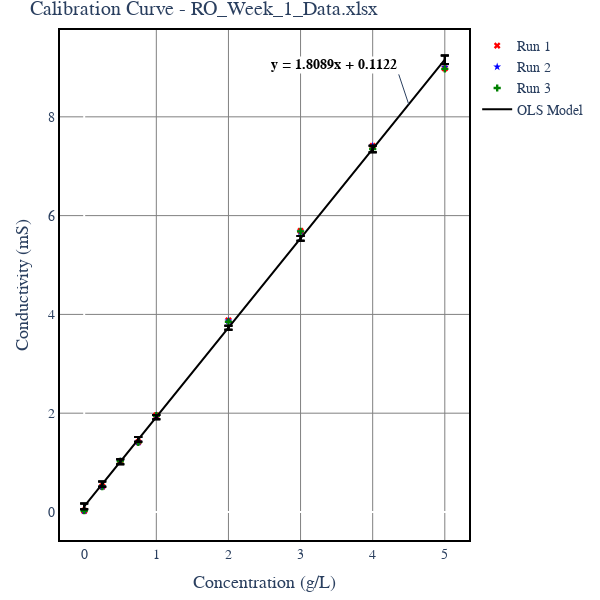
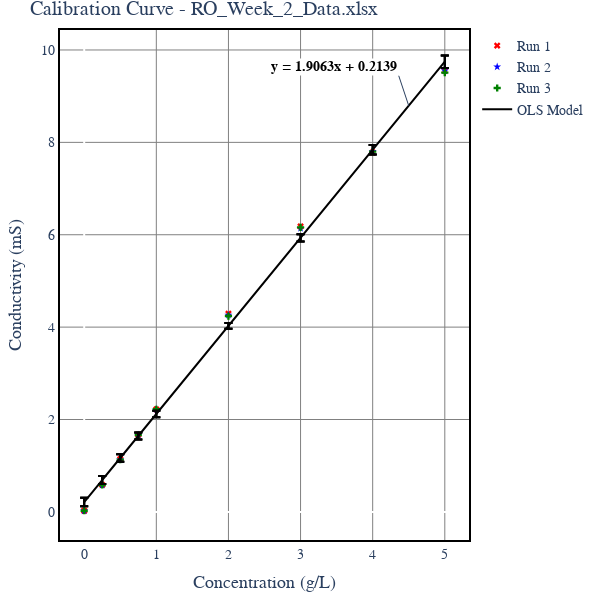

Write notebook code for charts like these, in order.
### Code cell
import pandas as pd
import numpy as np
import scipy.stats as stats
import statsmodels.api as sm
import plotly.graph_objects as go
import matplotlib.pyplot as plt

def plot_calibration(fileName):
    # Load data from Excel
    df = pd.read_excel(fileName, sheet_name="Results")
    
    x_from_excel = df["Concentration_(g/L)"]
    y1 = df["Conductivity_A_(mS)"]
    y2 = df["Conductivity_B_(mS)"]
    y3 = df["Conductivity_C_(mS)"]
    
    # Concat y arrays to get all y data, and replicate x_data 3 times so all 
    # y values have the correct corresponding value in x_data
    y_data = np.concatenate([y1,y2,y3])
    # print(x_from_excel)
    x_data = np.tile(x_from_excel,3)
    
    # print(x_data)
    # print(y_data)
    
    # Add a constant term for the intercept so statsmodel
    # can try and find an intercept
    X = sm.add_constant(x_data)
    # print(x_data)
    # print(X)
    
    # Fit the OLS model to the data 
    model = sm.OLS(y_data, X).fit()
    # print(model.summary())
    
    # Confidence intervals for the model parameters
    conf_intervals = model.conf_int()
    # print(conf_intervals)
    
    # Get prediction results
    pred = model.get_prediction(X)
    pred_summary = pred.summary_frame(alpha=0.05)  # 95% confidence intervals
    # print(pred)
    # Extract confidence intervals
    ci_lower = pred_summary['mean_ci_lower']
    ci_upper = pred_summary['mean_ci_upper']
    # print(ci_lower)
    # print(ci_upper)
    
    # plt.figure()
    # plt.scatter(x_from_excel, y1, marker="x")
    # plt.scatter(x_from_excel, y2,marker="*")
    # plt.scatter(x_from_excel, y3,marker="+")
    # # plt.fill_between(x_from_excel, ci_lower, ci_upper, color='red', alpha=0.3, label='95% CI')
    
    # plt.plot(x_data, model.fittedvalues)
    # # print(x_from_excel)
    # plt.fill_between(x_data, ci_lower, ci_upper, color="red", alpha=0.3, label="95% CI")

    # plt.xlabel("Concentration (g/L)")
    # plt.ylabel("Conductivity (mS)")
    # plt.legend()
    # plt.show()
    
    fig = go.Figure()
    
    # Plot the three runs 
    # fig.add_trace(go.Scatter(x=x_from_excel, y=y1, mode='markers', marker=dict(symbol='x'), name='y1'))
    fig.add_trace(go.Scatter(x=x_from_excel,y=y1, mode="markers", marker=dict(symbol="x", color="red"), name="Run 1"))
    fig.add_trace(go.Scatter(x=x_from_excel,y=y2, mode="markers", marker=dict(symbol="star",color="blue"), name="Run 2"))
    fig.add_trace(go.Scatter(x=x_from_excel,y=y3, mode="markers", marker=dict(symbol="cross",color="green"), name="Run 3"))
    
    # Plot the OLS regression and add error bars
    
    upper_error = ci_upper - model.fittedvalues  # Distance from fit line to upper bound
    lower_error = model.fittedvalues - ci_lower  # Distance from fit line to lower bound

    fig.add_trace(go.Scatter(
        x=x_data, 
        y=model.fittedvalues, 
        mode='lines', 
        name='OLS Model',
        line=dict(color="black"),
        error_y=dict(
            type='data',
            symmetric=False,  # Allow different upper and lower errors
            array=upper_error,  # Upper error bound
            arrayminus=lower_error,  # Lower error bound
            visible=True,
            color="black"
        )
    ))
    
    intercept, slope = model.params  # Extract coefficients    
    equation_text = f"y = {slope:.4f}x + {intercept:.4f}"  # Equation text for display

        # Add equation annotation
    # fig.add_annotation(

    #     text=f"<b>{equation_text}</b>",
    #     # showarrow=False,
    #     font=dict(size=14, color="black"),
    #     align="right",
    #     xanchor="right",
    #     yanchor="bottom",
    #     bgcolor="white"
    # )
    
        # Add equation annotation
    fig.add_annotation(
        x=x_data.max() - 0.5,
        y=slope * (x_data.max()-0.5 )+ intercept,
        text=f"<b>{equation_text}</b>",
        # showarrow=False,
        font=dict(size=14, color="black"),
        align="right",
        xanchor="right",
        yanchor="bottom",
        bgcolor="white"
    )

    
    fig.update_layout(
    xaxis=dict(
        showgrid=True,  # Enable grid lines
        gridwidth=1,  # Make grid lines thicker
        gridcolor="gray",  # Set grid line color to visible gray
        title="Concentration (g/L)",
        title_font=dict(size=18),
        tickfont=dict(size=14),
        linewidth=2,
        linecolor="black",
        mirror=True
    ),
    yaxis=dict(
        showgrid=True,
        gridwidth=1,
        gridcolor="gray",
        title="Conductivity (mS)",
        title_font=dict(size=18),
        tickfont=dict(size=14),
        linewidth=2,
        linecolor="black",
        mirror=True
    ),
    title=f"Calibration Curve - {fileName}",
    width=600,
    height=600,
    font=dict(family="Arial", size=14),
    plot_bgcolor="white",  # Keep the background white
    margin=dict(l=60, r=30, t=30, b=60)
)

    fig.show()
    
    
    

   

plot_calibration("RO_Week_1_Data.xlsx")
plot_calibration("RO_Week_2_Data.xlsx")

### Figure 1 — Plotly figure (JSON) as saved in the notebook; plotly's stock layout.template omitted (floating-point values rounded to 4 significant figures)
{"data": [{"marker": {"color": "red", "symbol": "x"}, "mode": "markers", "name": "Run 1", "type": "scatter", "x": [0.25, 0.5, 0.75, 1.0, 2.0, 3.0, 4.0, 5.0, 0.0], "y": [0.5152, 1.03, 1.415, 1.957, 3.88, 5.69, 7.41, 8.98, 0.025]}, {"marker": {"color": "blue", "symbol": "star"}, "mode": "markers", "name": "Run 2", "type": "scatter", "x": [0.25, 0.5, 0.75, 1.0, 2.0, 3.0, 4.0, 5.0, 0.0], "y": [0.5142, 1.027, 1.413, 1.953, 3.87, 5.67, 7.41, 9.01, 0.0246]}, {"marker": {"color": "green", "symbol": "cross"}, "mode": "markers", "name": "Run 3", "type": "scatter", "x": [0.25, 0.5, 0.75, 1.0, 2.0, 3.0, 4.0, 5.0, 0.0], "y": [0.514, 1.026, 1.41, 1.949, 3.85, 5.68, 7.35, 8.97, 0.0246]}, {"error_y": {"array": [0.05491, 0.05104, 0.04759, 0.04466, 0.04024, 0.04868, 0.06517, 0.08515, 0.05913, 0.05491, 0.05104, 0.04759, 0.04466, 0.04024, 0.04868, 0.06517, 0.08515, 0.05913, 0.05491, 0.05104, 0.04759, 0.04466, 0.04024, 0.04868, 0.06517, 0.08515, 0.05913], "arrayminus": [0.05491, 0.05104, 0.04759, 0.04466, 0.04024, 0.04868, 0.06517, 0.08515, 0.05913, 0.05491, 0.05104, 0.04759, 0.04466, 0.04024, 0.04868, 0.06517, 0.08515, 0.05913, 0.05491, 0.05104, 0.04759, 0.04466, 0.04024, 0.04868, 0.06517, 0.08515, 0.05913], "color": "black", "symmetric": false, "type": "data", "visible": true}, "line": {"color": "black"}, "mode": "lines", "name": "OLS Model", "type": "scatter", "x": [0.25, 0.5, 0.75, 1.0, 2.0, 3.0, 4.0, 5.0, 0.0, 0.25, 0.5, 0.75, 1.0, 2.0, 3.0, 4.0, 5.0, 0.0, 0.25, 0.5, 0.75, 1.0, 2.0, 3.0, 4.0, 5.0, 0.0], "y": [0.5644, 1.017, 1.469, 1.921, 3.73, 5.539, 7.348, 9.157, 0.1122, 0.5644, 1.017, 1.469, 1.921, 3.73, 5.539, 7.348, 9.157, 0.1122, 0.5644, 1.017, 1.469, 1.921, 3.73, 5.539, 7.348, 9.157, 0.1122]}], "layout": {"annotations": [{"align": "right", "bgcolor": "white", "font": {"color": "black", "size": 14}, "text": "<b>y = 1.8089x + 0.1122</b>", "x": 4.5, "xanchor": "right", "y": 8.252, "yanchor": "bottom"}], "font": {"family": "Arial", "size": 14}, "height": 600, "margin": {"b": 60, "l": 60, "r": 30, "t": 30}, "plot_bgcolor": "white", "title": {"text": "Calibration Curve - RO_Week_1_Data.xlsx"}, "width": 600, "xaxis": {"gridcolor": "gray", "gridwidth": 1, "linecolor": "black", "linewidth": 2, "mirror": true, "showgrid": true, "tickfont": {"size": 14}, "title": {"font": {"size": 18}, "text": "Concentration (g/L)"}}, "yaxis": {"gridcolor": "gray", "gridwidth": 1, "linecolor": "black", "linewidth": 2, "mirror": true, "showgrid": true, "tickfont": {"size": 14}, "title": {"font": {"size": 18}, "text": "Conductivity (mS)"}}}}

### Figure 2 — Plotly figure (JSON) as saved in the notebook; plotly's stock layout.template omitted (floating-point values rounded to 4 significant figures)
{"data": [{"marker": {"color": "red", "symbol": "x"}, "mode": "markers", "name": "Run 1", "type": "scatter", "x": [0.25, 0.5, 0.75, 1.0, 2.0, 3.0, 4.0, 5.0, 0.0], "y": [0.5849, 1.139, 1.671, 2.22, 4.29, 6.18, 7.78, 9.55, 0.025]}, {"marker": {"color": "blue", "symbol": "star"}, "mode": "markers", "name": "Run 2", "type": "scatter", "x": [0.25, 0.5, 0.75, 1.0, 2.0, 3.0, 4.0, 5.0, 0.0], "y": [0.5817, 1.126, 1.665, 2.22, 4.26, 6.14, 7.8, 9.55, 0.0246]}, {"marker": {"color": "green", "symbol": "cross"}, "mode": "markers", "name": "Run 3", "type": "scatter", "x": [0.25, 0.5, 0.75, 1.0, 2.0, 3.0, 4.0, 5.0, 0.0], "y": [0.5834, 1.131, 1.661, 2.221, 4.24, 6.16, 7.8, 9.51, 0.0246]}, {"error_y": {"array": [0.08701, 0.08087, 0.0754, 0.07077, 0.06376, 0.07714, 0.1033, 0.1349, 0.09369, 0.08701, 0.08087, 0.0754, 0.07077, 0.06376, 0.07714, 0.1033, 0.1349, 0.09369, 0.08701, 0.08087, 0.0754, 0.07077, 0.06376, 0.07714, 0.1033, 0.1349, 0.09369], "arrayminus": [0.08701, 0.08087, 0.0754, 0.07077, 0.06376, 0.07714, 0.1033, 0.1349, 0.09369, 0.08701, 0.08087, 0.0754, 0.07077, 0.06376, 0.07714, 0.1033, 0.1349, 0.09369, 0.08701, 0.08087, 0.0754, 0.07077, 0.06376, 0.07714, 0.1033, 0.1349, 0.09369], "color": "black", "symmetric": false, "type": "data", "visible": true}, "line": {"color": "black"}, "mode": "lines", "name": "OLS Model", "type": "scatter", "x": [0.25, 0.5, 0.75, 1.0, 2.0, 3.0, 4.0, 5.0, 0.0, 0.25, 0.5, 0.75, 1.0, 2.0, 3.0, 4.0, 5.0, 0.0, 0.25, 0.5, 0.75, 1.0, 2.0, 3.0, 4.0, 5.0, 0.0], "y": [0.6905, 1.167, 1.644, 2.12, 4.027, 5.933, 7.839, 9.745, 0.2139, 0.6905, 1.167, 1.644, 2.12, 4.027, 5.933, 7.839, 9.745, 0.2139, 0.6905, 1.167, 1.644, 2.12, 4.027, 5.933, 7.839, 9.745, 0.2139]}], "layout": {"annotations": [{"align": "right", "bgcolor": "white", "font": {"color": "black", "size": 14}, "text": "<b>y = 1.9063x + 0.2139</b>", "x": 4.5, "xanchor": "right", "y": 8.792, "yanchor": "bottom"}], "font": {"family": "Arial", "size": 14}, "height": 600, "margin": {"b": 60, "l": 60, "r": 30, "t": 30}, "plot_bgcolor": "white", "title": {"text": "Calibration Curve - RO_Week_2_Data.xlsx"}, "width": 600, "xaxis": {"gridcolor": "gray", "gridwidth": 1, "linecolor": "black", "linewidth": 2, "mirror": true, "showgrid": true, "tickfont": {"size": 14}, "title": {"font": {"size": 18}, "text": "Concentration (g/L)"}}, "yaxis": {"gridcolor": "gray", "gridwidth": 1, "linecolor": "black", "linewidth": 2, "mirror": true, "showgrid": true, "tickfont": {"size": 14}, "title": {"font": {"size": 18}, "text": "Conductivity (mS)"}}}}
